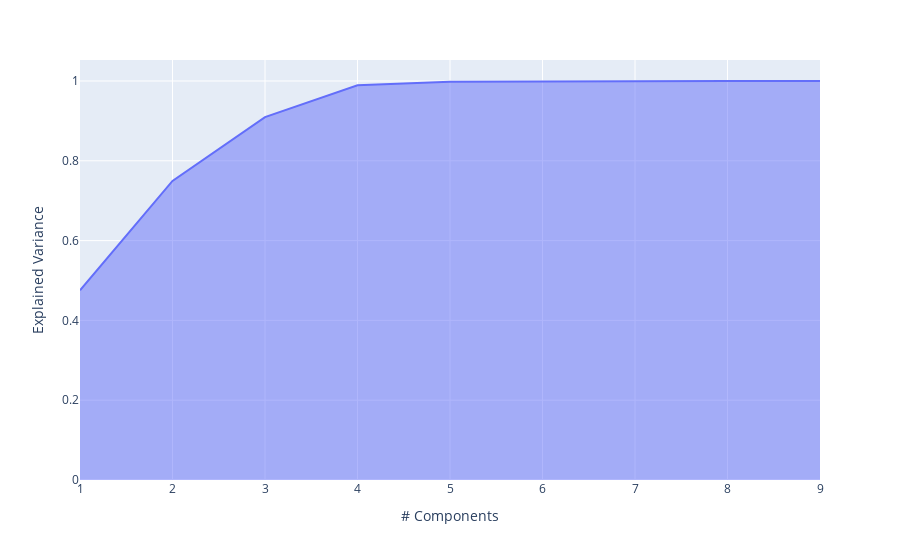

The notebook cell saved with this chart:
### Code cell
import plotly.express as px

px.area(
    x=range(1, exp_var_cumul.shape[0] + 1),
    y=exp_var_cumul,
    labels={"x": "# Components", "y": "Explained Variance"}
)

### Figure 1 — Plotly figure (JSON) as saved in the notebook; plotly's stock layout.template omitted (floating-point values rounded to 4 significant figures)
{"data": [{"fillpattern": {"shape": ""}, "hovertemplate": "# Components=%{x}<br>Explained Variance=%{y}<extra></extra>", "legendgroup": "", "line": {"color": "#636efa"}, "marker": {"symbol": "circle"}, "mode": "lines", "name": "", "orientation": "v", "showlegend": false, "stackgroup": "1", "type": "scatter", "x": [1, 2, 3, 4, 5, 6, 7, 8, 9], "xaxis": "x", "y": [0.4756, 0.7497, 0.9094, 0.9893, 0.9984, 0.9995, 0.9998, 1.0, 1], "yaxis": "y"}], "layout": {"legend": {"tracegroupgap": 0}, "margin": {"t": 60}, "xaxis": {"anchor": "y", "domain": [0, 1], "title": {"text": "# Components"}}, "yaxis": {"anchor": "x", "domain": [0, 1], "title": {"text": "Explained Variance"}}}}
